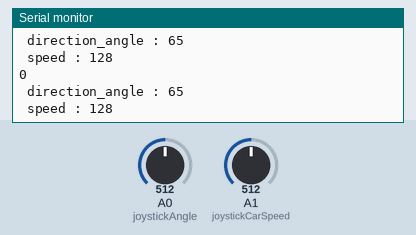
Simulated run of this sketch. Board: Arduino Uno, built with avr-gcc and run on an emulated ATmega328P. On the bench: the last lines printed to the serial monitor. The inputs (shaded band) are chosen by the test bench; at power-on: A0 (joystickAngle) = 512, A1 (joystickCarSpeed) = 512. No radio packets arrive unless stated.

Above: at 1.2 s.
1.3 s: A0 (joystickAngle) set to 81
At 2.0 s:
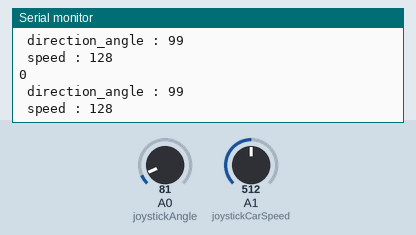
4.3 s: A0 (joystickAngle) set to 68
At 5.4 s:
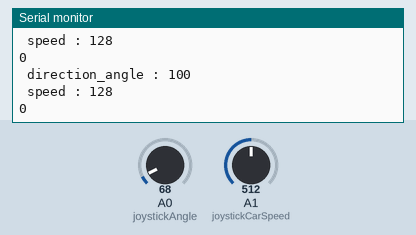
5.8 s: A1 (joystickCarSpeed) set to 611
At 6.8 s:
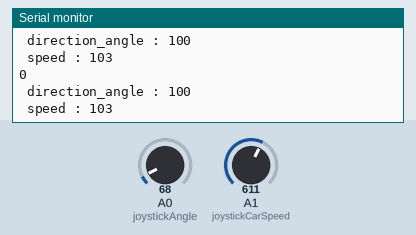
8.8 s: A1 (joystickCarSpeed) set to 633
At 9.7 s:
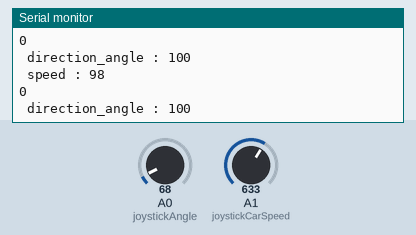
20.8 s: A1 (joystickCarSpeed) set to 972
At 21.7 s:
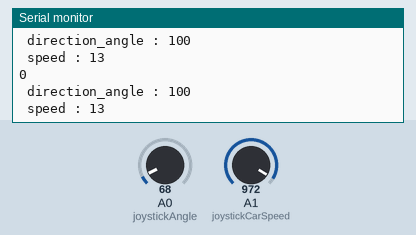
22.3 s: A1 (joystickCarSpeed) set to 997
At 23.4 s:
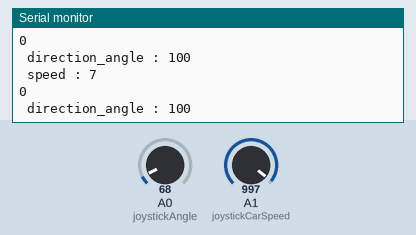
Timing chart, 0 to 25.3 s (numbered marks = the images above; inputs shaded):
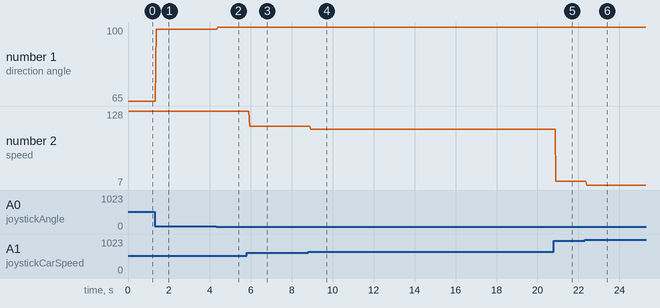

The sketch:

RC-AutoToyCar_1.0_Tx.ino
```cpp
#include <SPI.h>
#include <nRF24L01.h>
#include <RF24.h>

#define joystickAngle A0
#define joystickAngle_click 6
#define joystickCarSpeed A1
#define joystickCarSpeed_sub 5


RF24 radio(7, 8); // SPI 버스에 nRF24L01 라디오를 설정하기 위해 CE, CSN를 선언.
const byte address[6] = "00101"; //주소값을 5가지 문자열로 변경할 수 있으며,
//송신기와 수신기가 동일한 주소로 해야됨.

uint8_t data[2];


void setup() {
  radio.begin();
  Serial.begin(9600);
  radio.openWritingPipe(address); //이전에 설정한 5글자 문자열인 데이터를 보낼 수신의 주소를 설정
  radio.setPALevel(RF24_PA_MIN); //전원공급에 관한 파워레벨을 설정합니다. 모듈 사이가 가까우면 최소로 설정합니다.
  radio.stopListening(); //모듈을 송신기로 설정

  pinMode (joystickAngle, INPUT) ;
  pinMode (joystickCarSpeed, INPUT) ;
}

void loop() {


  int angle = map(analogRead (joystickAngle), 0, 1023, 105, 25) ; //가운데 90도를 기준으로 하여 줄 값 선정
  int carSpeed = map(analogRead (joystickCarSpeed), 0, 1023, 255, 0) ; //1023까지의 값을 255크기로 매핑
  data[0] = angle; //data버퍼에 방향 크기 할당
  data[1] = carSpeed; //data버퍼에 오른쪽 속도 크기 할당
  Serial.println(radio.available());
  radio.write(&data, sizeof(data)); //해당 메시지를 수신자에게 보냄


    Serial.print(" direction_angle : ");
    Serial.println(data[0], DEC);
    Serial.print(" speed : ");
    Serial.println(data[1], DEC);


}
```

Measured:
- the behaviour switches between 77 and 76 on A0 (joystickAngle) (found by bisection; images 1 and 2)
- the behaviour switches between 625 and 626 on A1 (joystickCarSpeed) (found by bisection; images 3 and 4)
- the behaviour switches between 986 and 987 on A1 (joystickCarSpeed) (found by bisection; images 5 and 6)
- after the input at 1.3 s, the serial monitor: prints a new line after 0.08 s (image 1)
- after the input at 4.3 s, the serial monitor: prints a new line after 0.08 s (image 2)
- after the input at 5.8 s, the serial monitor: prints a new line after 0.14 s (image 3)
- after the input at 8.8 s, the serial monitor: prints a new line after 0.12 s (image 4)
- after the input at 20.8 s, the serial monitor: prints a new line after 0.10 s (image 5)
- after the input at 22.3 s, the serial monitor: prints a new line after 0.10 s (image 6)
